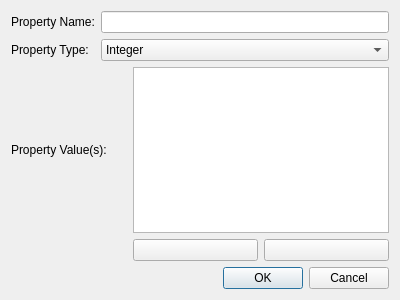
<?xml version="1.0" encoding="UTF-8"?>
<ui version="4.0">
 <class>PropertyEditorDialog</class>
 <widget class="QDialog" name="PropertyEditorDialog">
  <property name="geometry">
   <rect>
    <x>0</x>
    <y>0</y>
    <width>400</width>
    <height>300</height>
   </rect>
  </property>
  <property name="windowTitle">
   <string>Property Editor</string>
  </property>
  <layout class="QGridLayout" name="gridLayout">
   <item row="0" column="0">
    <layout class="QFormLayout" name="formLayout_2">
     <property name="fieldGrowthPolicy">
      <enum>QFormLayout::AllNonFixedFieldsGrow</enum>
     </property>
     <item row="0" column="0">
      <widget class="QLabel" name="label_28">
       <property name="text">
        <string>Property Name:</string>
       </property>
      </widget>
     </item>
     <item row="0" column="1">
      <widget class="QLineEdit" name="name"/>
     </item>
     <item row="1" column="0">
      <widget class="QLabel" name="label_27">
       <property name="text">
        <string>Property Type:</string>
       </property>
      </widget>
     </item>
     <item row="1" column="1">
      <widget class="QComboBox" name="type">
       <item>
        <property name="text">
         <string>Integer</string>
        </property>
       </item>
       <item>
        <property name="text">
         <string>Boolean</string>
        </property>
       </item>
       <item>
        <property name="text">
         <string>String</string>
        </property>
       </item>
       <item>
        <property name="text">
         <string>Enumeration</string>
        </property>
       </item>
      </widget>
     </item>
     <item row="2" column="0" colspan="2">
      <widget class="QStackedWidget" name="propertyValues">
       <property name="currentIndex">
        <number>2</number>
       </property>
       <widget class="QWidget" name="valuePage">
        <layout class="QGridLayout" name="gridLayout_2">
         <property name="margin">
          <number>0</number>
         </property>
         <item row="0" column="1">
          <widget class="QLineEdit" name="value"/>
         </item>
         <item row="0" column="0">
          <widget class="QLabel" name="label_29">
           <property name="text">
            <string>Property Value:</string>
           </property>
          </widget>
         </item>
        </layout>
       </widget>
       <widget class="QWidget" name="booleanPage">
        <layout class="QGridLayout" name="gridLayout_3">
         <property name="margin">
          <number>0</number>
         </property>
         <item row="0" column="0">
          <widget class="QLabel" name="label">
           <property name="text">
            <string>Property Value:</string>
           </property>
          </widget>
         </item>
         <item row="0" column="1">
          <widget class="QRadioButton" name="falseBoolean">
           <property name="text">
            <string>False</string>
           </property>
           <attribute name="buttonGroup">
            <string>buttonGroup</string>
           </attribute>
          </widget>
         </item>
         <item row="0" column="2">
          <widget class="QRadioButton" name="trueBoolean">
           <property name="text">
            <string>True</string>
           </property>
           <attribute name="buttonGroup">
            <string>buttonGroup</string>
           </attribute>
          </widget>
         </item>
        </layout>
       </widget>
       <widget class="QWidget" name="enumPage">
        <layout class="QGridLayout" name="gridLayout_4">
         <property name="margin">
          <number>0</number>
         </property>
         <item row="0" column="0">
          <widget class="QLabel" name="label_2">
           <property name="text">
            <string>Property Value(s):</string>
           </property>
          </widget>
         </item>
         <item row="1" column="1">
          <widget class="QPushButton" name="addValue">
           <property name="text">
            <string/>
           </property>
           <property name="icon">
            <iconset resource="../resource.qrc">
             <normaloff>:/resources/22_item_add.png</normaloff>:/resources/22_item_add.png</iconset>
           </property>
          </widget>
         </item>
         <item row="1" column="2">
          <widget class="QPushButton" name="removeValue">
           <property name="text">
            <string/>
           </property>
           <property name="icon">
            <iconset resource="../resource.qrc">
             <normaloff>:/resources/22_item_remove.png</normaloff>:/resources/22_item_remove.png</iconset>
           </property>
          </widget>
         </item>
         <item row="0" column="1" colspan="2">
          <widget class="QTableView" name="tableView"/>
         </item>
        </layout>
       </widget>
      </widget>
     </item>
    </layout>
   </item>
   <item row="1" column="0">
    <widget class="QDialogButtonBox" name="buttonBox">
     <property name="orientation">
      <enum>Qt::Horizontal</enum>
     </property>
     <property name="standardButtons">
      <set>QDialogButtonBox::Cancel|QDialogButtonBox::Ok</set>
     </property>
    </widget>
   </item>
  </layout>
 </widget>
 <resources>
  <include location="../resource.qrc"/>
 </resources>
 <connections>
  <connection>
   <sender>buttonBox</sender>
   <signal>accepted()</signal>
   <receiver>PropertyEditorDialog</receiver>
   <slot>accept()</slot>
   <hints>
    <hint type="sourcelabel">
     <x>248</x>
     <y>254</y>
    </hint>
    <hint type="destinationlabel">
     <x>157</x>
     <y>274</y>
    </hint>
   </hints>
  </connection>
  <connection>
   <sender>buttonBox</sender>
   <signal>rejected()</signal>
   <receiver>PropertyEditorDialog</receiver>
   <slot>reject()</slot>
   <hints>
    <hint type="sourcelabel">
     <x>316</x>
     <y>260</y>
    </hint>
    <hint type="destinationlabel">
     <x>286</x>
     <y>274</y>
    </hint>
   </hints>
  </connection>
 </connections>
 <buttongroups>
  <buttongroup name="buttonGroup"/>
 </buttongroups>
</ui>
